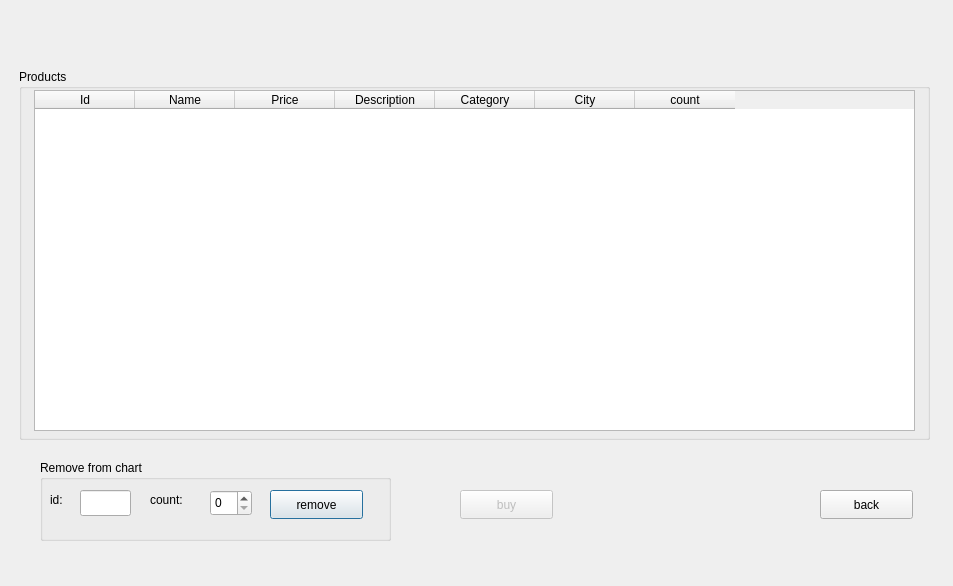
<?xml version="1.0" encoding="UTF-8"?>
<ui version="4.0">
 <class>Chart</class>
 <widget class="QDialog" name="Chart">
  <property name="geometry">
   <rect>
    <x>0</x>
    <y>0</y>
    <width>953</width>
    <height>586</height>
   </rect>
  </property>
  <property name="windowTitle">
   <string>Dialog</string>
  </property>
  <widget class="QGroupBox" name="groupBox">
   <property name="geometry">
    <rect>
     <x>19</x>
     <y>69</y>
     <width>911</width>
     <height>371</height>
    </rect>
   </property>
   <property name="title">
    <string>Products</string>
   </property>
   <widget class="QTableWidget" name="chart_table">
    <property name="geometry">
     <rect>
      <x>15</x>
      <y>21</y>
      <width>881</width>
      <height>341</height>
     </rect>
    </property>
    <column>
     <property name="text">
      <string>Id</string>
     </property>
    </column>
    <column>
     <property name="text">
      <string>Name</string>
     </property>
    </column>
    <column>
     <property name="text">
      <string>Price</string>
     </property>
    </column>
    <column>
     <property name="text">
      <string>Description</string>
     </property>
    </column>
    <column>
     <property name="text">
      <string>Category</string>
     </property>
    </column>
    <column>
     <property name="text">
      <string>City</string>
     </property>
    </column>
    <column>
     <property name="text">
      <string>count</string>
     </property>
    </column>
   </widget>
  </widget>
  <widget class="QGroupBox" name="groupBox_2">
   <property name="geometry">
    <rect>
     <x>40</x>
     <y>460</y>
     <width>351</width>
     <height>81</height>
    </rect>
   </property>
   <property name="title">
    <string>Remove from chart</string>
   </property>
   <widget class="QLabel" name="label">
    <property name="geometry">
     <rect>
      <x>110</x>
      <y>30</y>
      <width>51</width>
      <height>20</height>
     </rect>
    </property>
    <property name="text">
     <string>count:</string>
    </property>
   </widget>
   <widget class="QSpinBox" name="count_spinBox">
    <property name="enabled">
     <bool>true</bool>
    </property>
    <property name="geometry">
     <rect>
      <x>170</x>
      <y>30</y>
      <width>42</width>
      <height>26</height>
     </rect>
    </property>
    <property name="minimum">
     <number>0</number>
    </property>
    <property name="maximum">
     <number>1000</number>
    </property>
    <property name="value">
     <number>0</number>
    </property>
   </widget>
   <widget class="QLabel" name="label_2">
    <property name="geometry">
     <rect>
      <x>10</x>
      <y>30</y>
      <width>31</width>
      <height>20</height>
     </rect>
    </property>
    <property name="text">
     <string>id:</string>
    </property>
   </widget>
   <widget class="QPushButton" name="remove_btn">
    <property name="enabled">
     <bool>true</bool>
    </property>
    <property name="geometry">
     <rect>
      <x>230</x>
      <y>30</y>
      <width>93</width>
      <height>29</height>
     </rect>
    </property>
    <property name="text">
     <string>remove</string>
    </property>
   </widget>
   <widget class="QLineEdit" name="id_le">
    <property name="geometry">
     <rect>
      <x>40</x>
      <y>30</y>
      <width>51</width>
      <height>26</height>
     </rect>
    </property>
   </widget>
  </widget>
  <widget class="QPushButton" name="back_btn">
   <property name="geometry">
    <rect>
     <x>820</x>
     <y>490</y>
     <width>93</width>
     <height>29</height>
    </rect>
   </property>
   <property name="text">
    <string>back</string>
   </property>
  </widget>
  <widget class="QPushButton" name="buy_btn">
   <property name="enabled">
    <bool>false</bool>
   </property>
   <property name="geometry">
    <rect>
     <x>460</x>
     <y>490</y>
     <width>93</width>
     <height>29</height>
    </rect>
   </property>
   <property name="text">
    <string>buy</string>
   </property>
  </widget>
 </widget>
 <resources/>
 <connections/>
</ui>
